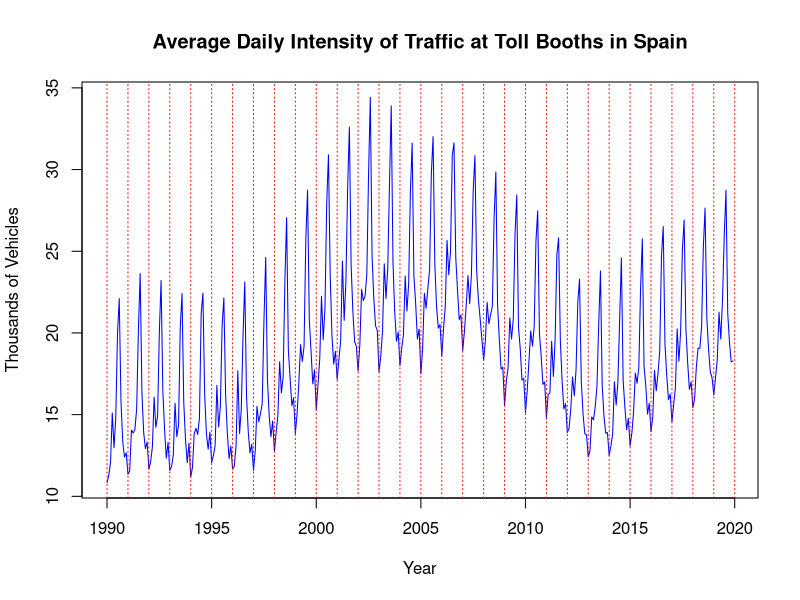
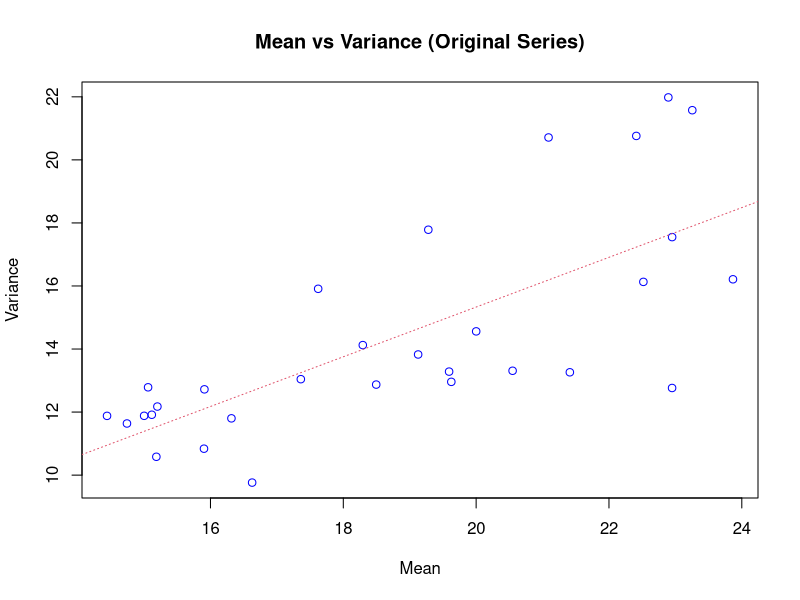

Write R code to recreate these figures, in order. (Note: this script raises an error after producing the figures.)
## ---- chunk 1
knitr::opts_chunk$set(echo = TRUE)
#install.packages("tseries")
#install.packages("forecast")  
library(tseries)
library(forecast)
## ---- chunk 2

# 1) Reading the data and initial plots

# Convert the data into a time series (freq=12 for monthly data, starting at 1990)
serie <- window(ts(read.table("peajes.dat"), start = 1990, freq = 12))

# Plot of the original series
plot(
  serie,
  main = "Average Daily Intensity of Traffic at Toll Booths in Spain",
  xlab = "Year",
  ylab = "Thousands of Vehicles",
  col = "blue"
)
abline(v = 1990:2020, lty = 3, col = "red")

## ---- chunk 3
# 2) Calculating mean and variance by year, and boxplots

# Mean and variance of the original series
m <- apply(matrix(serie, nr = 12), 2, mean)
v <- apply(matrix(serie, nr = 12), 2, var)

# Plot of mean vs variance for the original series
plot(
  m, v,
  main = "Mean vs Variance (Original Series)",
  xlab = "Mean",
  ylab = "Variance",
  col = "blue"
)
abline(lm(v ~ m), col = 2, lty = 3)

linear_model_ts <- lm(v ~ m)

# Mean and variance of the log-transformed series
m_log <- apply(matrix(log_serie, nr = 12), 2, mean)
v_log <- apply(matrix(log_serie, nr = 12), 2, var)

# Boxplots by year for the original series
boxplot(
  serie ~ floor(time(serie)),
  main = "Boxplot of the Original Series by Year",
  xlab = "Year",
  ylab = "Thousands of Vehicles",
  col = "lightblue"
)

## ---- chunk 4
# Log-transformed series
log_serie <- log(serie)

# Plot of the log-transformed series
plot(
  log_serie,
  main = "Log of the Average Daily Intensity of Traffic at Toll Booths in Spain",
  xlab = "Year",
  ylab = "Log(Thousands of Vehicles)",
  col = "darkgreen"
)
abline(v = 1990:2020, lty = 3, col = "red")

# Boxplots by year for the log-transformed series
boxplot(
  log_serie ~ floor(time(serie)),
  main = "Boxplot of the Log-Transformed Series by Year",
  xlab = "Year",
  ylab = "log(Thousands of Vehicles)",
  col = "orange"
)

# Plot of mean vs variance for the log-transformed series
plot(
  m_log, v_log,
  main = "Mean vs Variance (Log Series)",
  xlab = "Mean",
  ylab = "Variance",
  col = "darkgreen"
)
abline(lm(v_log ~ m_log), col = 2, lty = 3)

linear_model_log_ts <- lm(v_log ~ m_log)

## ---- chunk 5
# 3) Determination of the differencing order

# Apply ndiffs() and nsdiffs() to the original series
ndiffs_original  <- ndiffs(serie)
nsdiffs_original <- nsdiffs(serie)

cat("Suggested regular differencing (original):", ndiffs_original, "\n")
cat("Suggested seasonal differencing (original):", nsdiffs_original, "\n")

# Apply ndiffs() and nsdiffs() to the log-transformed series
ndiffs_log  <- ndiffs(log_serie)
nsdiffs_log <- nsdiffs(log_serie)

cat("Suggested regular differencing (log):", ndiffs_log, "\n")
cat("Suggested seasonal differencing (log):", nsdiffs_log, "\n")
## ---- chunk 6
# 4) Exploring seasonality and differencing

# Month plot of the original series (shows seasonal patterns by month)
monthplot(
  log_serie,
  main = "Monthplot of the Log-Transformed Original Series",
  ylab = "Thousands of Vehicles",
  col = "blue"
)

# Plot the series in a matrix form (each line is a month)
ts.plot(
  matrix(log_serie, nr = 12),
  main = "Yearly Seasonal Pattern (Log-Transformed)",
  xlab = "Time",
  ylab = "Thousands of Vehicles",
  col = rainbow(ncol(matrix(log_serie, nr = 12)))
)

# We apply diff with lag=12 to remove annual seasonality
d12_ln_serie <- diff(log_serie, lag = 12)

# Plot the differenced series
plot(
  d12_ln_serie,
  main = "Seasonally Differenced Series (lag = 12)",
  xlab = "Time",
  ylab = "Differenced Values",
  col = "purple"
)

# Month plot of the differenced series
monthplot(
  d12_ln_serie,
  main = "Monthplot of the Differenced Series (lag = 12)",
  ylab = "Differenced Values",
  col = "purple"
)

# Matrix plot of the differenced series
ts.plot(
  matrix(d12_ln_serie, nr = 12),
  main = "Yearly Seasonal Pattern (Differenced)",
  xlab = "Time",
  ylab = "Values (D12)",
  col = rainbow(ncol(matrix(log_serie, nr = 12)))
)

## ---- chunk 7
# Analyze whether the mean is constant in the seasonally differenced series (d12_ln_serie)

# 1. Plot the seasonally differenced series
plot(d12_ln_serie,
  main = "Seasonally differenced log-transformed series",
  xlab = "Time",
  ylab = "Seasonally differenced log",
  col = "blue",
  type = "l"
)
abline(h = 0, col = "red", lty = 2, lwd = 1.5)

# 2. First-order differencing of the seasonally differenced series
d1_d12_ln_serie <- diff(d12_ln_serie)

# Plot the first-order differenced series
plot(d1_d12_ln_serie,
  main = "First-order differenced seasonally differenced series",
  xlab = "Time",
  ylab = "First-order differenced log",
  col = "darkgreen",
  type = "l"
)
abline(h = 0, col = "red", lty = 2, lwd = 1.5)

# 3. Second-order differencing of the already differenced series
d1_d1_d12_ln_serie <- diff(d1_d12_ln_serie)

# Plot the second-order differenced series
plot(d1_d1_d12_ln_serie,
  main = "Second-order differenced series",
  xlab = "Time",
  ylab = "Second-order differenced log",
  col = "blue",
  type = "l"
)
abline(h = 0, col = "red", lty = 2, lwd = 1.5)

# 4. Calculate the variance of each series
var_d12_ln <- var(d12_ln_serie, na.rm = TRUE)
var_d1_d12_ln <- var(d1_d12_ln_serie, na.rm = TRUE)
var_d1_d1_d12_ln <- var(d1_d1_d12_ln_serie, na.rm = TRUE)

# Print the variances for comparison
cat("Variance of seasonally differenced series: ", var_d12_ln, "\n")
cat("Variance of first-order differenced series: ", var_d1_d12_ln, "\n")
cat("Variance of second-order differenced series: ", var_d1_d1_d12_ln, "\n")
## ---- chunk 8
# Boxplots by year for the original and differenced series

# Boxplot of the original series grouped by year
boxplot(
  serie ~ floor(time(log_serie)),
  main = "Boxplot of the Original Series by Year",
  xlab = "Year",
  ylab = "Thousands of Vehicles",
  col = "lightblue"
)

# Boxplot of the seasonally differenced series (lag=12) grouped by year

boxplot(
  na.omit(d12_ln_serie) ~ floor(time(na.omit(d12_ln_serie))),
  main = "Boxplot of the Differenced Series (lag=12) by Year",
  xlab = "Year",
  ylab = "Differenced Values",
  col = "lightgreen"
)

#  Stationarity tests using Augmented Dickey-Fuller (ADF) and KPSS tests

# Original series
adf_original <- adf.test(log_serie)
kpss_original <- kpss.test(log_serie)

# Differenced series seasonally (removing NAs)
adf_diff <- adf.test(na.omit(d12_ln_serie))
kpss_diff <- kpss.test(na.omit(d12_ln_serie))

# Differenced series (removing NAs)
adf_diff_first <- adf.test(na.omit(d1_d12_ln_serie))
kpss_diff_first <- kpss.test(na.omit(d1_d12_ln_serie))

# Display the results
print("adf test of the log dataset")
adf_original
print("kpss test of the log dataset")
kpss_original
print("adf test of the seasonaly differenced log dataset")
adf_diff
print("kpss test of the seasonaly differenced log dataset")
kpss_diff
print("adf test of the seasonaly differenced and first-order difference log dataset")
adf_diff_first
print("kpss test of the seasonaly differenced and first-order difference log dataset")
kpss_diff_first

## ---- chunk 9

# Boxplot of d1d12serie grouped by year

boxplot(
  na.omit(d1_d12_ln_serie) ~ floor(time(na.omit(d1_d12_ln_serie))),
  main = "Boxplot of the Differenced Series (lag=1, lag=12) by Year",
  xlab = "Year",
  ylab = "Differenced Values",
  col = "lightgreen"
)

#jo aquí diria que ens hem de quedar amb el d1d12serie perquè passa el adf test i dels qwue passen l'adf test és el que te la var. més baixa

## ---- chunk 10
# Plot ACF and PACF for the stationary series
par(mfrow = c(1, 2)) # Set up the plot layout
acf(d1_d12_ln_serie, main = "ACF of Stationary Series")
pacf(d1_d12_ln_serie, main = "PACF of Stationary Series")
par(mfrow = c(1, 1)) # Reset plot layout

#print all values 
print("ACF")
acf(d1_d12_ln_serie, plot = FALSE)
print("PACF")
pacf(d1_d12_ln_serie, plot = FALSE)

## ---- chunk 11
# Assuming 'd1d12serie' is already defined and is your stationary series

# Previous models from your colleague:
model1 <- arima(d1_d12_ln_serie, order = c(2, 0, 0))
model2 <- arima(d1_d12_ln_serie, order = c(0, 0, 4))
model3 <- arima(d1_d12_ln_serie, order = c(2, 0, 4))

# Additional models you might consider:
model4 <- arima(d1_d12_ln_serie, order = c(1, 0, 1))  # AR(1), MA(1)
model5 <- arima(d1_d12_ln_serie, order = c(2, 0, 1))  # AR(2), MA(1)
model6 <- arima(d1_d12_ln_serie, order = c(1, 0, 2))  # AR(1), MA(2)



# Compare AIC and BIC values for all models
aic_values <- c(
  AIC(model1), AIC(model2), AIC(model3),
  AIC(model4), AIC(model5), AIC(model6)
)

bic_values <- c(
  BIC(model1), BIC(model2), BIC(model3),
  BIC(model4), BIC(model5), BIC(model6)
)

comparison <- data.frame(
  model = c("ARIMA(2,0,0)", "ARIMA(0,0,4)", "ARIMA(2,0,4)",
            "ARIMA(1,0,1)", "ARIMA(2,0,1)", "ARIMA(1,0,2)"),
  AIC = aic_values,
  BIC = bic_values
)

print(comparison)


## ---- chunk 12
# ----- ESTIMATION OF THE IDENTIFIED MODEL (ARIMA(2,0,4)) -----

# Fit the ARIMA(2,0,4) model to the differenced series
cat("Best model")
best_model <- arima(d1_d12_ln_serie, order = c(2, 0, 4))

# Display a summary of the fitted model
summary(best_model)


cat("Second best model")
second_best_model <- arima(d1_d12_ln_serie, order = c(1, 0, 1))

# Display a summary of the fitted model
summary(second_best_model)





## ---- chunk 13
#################Validation#################################
validation=function(model){
  s=frequency(get(model$series))
  resid=model$residuals
  par(mfrow=c(2,2),mar=c(3,3,3,3))
  #Residuals plot
  plot(resid,main="Residuals")
  abline(h=0)
  abline(h=c(-3*sd(resid),3*sd(resid)),lty=3,col=4)
  #Square Root of absolute values of residuals (Homocedasticity)
  scatter.smooth(sqrt(abs(resid)),main="Square Root of Absolute residuals",
                 lpars=list(col=2))
  
  #Normal plot of residuals
  qqnorm(resid)
  qqline(resid,col=2,lwd=2)
  
  ##Histogram of residuals with normal curve
  hist(resid,breaks=20,freq=FALSE)
  curve(dnorm(x,mean=mean(resid),sd=sd(resid)),col=2,add=T)
  
  
  #ACF & PACF of residuals
  par(mfrow=c(1,2))
  acf(resid,ylim=c(-1,1),lag.max=60,col=c(2,rep(1,s-1)),lwd=1)
  pacf(resid,ylim=c(-1,1),lag.max=60,col=c(rep(1,s-1),2),lwd=1)
  par(mfrow=c(1,1))
  
  #Ljung-Box p-values
  par(mar=c(2,2,1,1))
  tsdiag(model,gof.lag=7*s)
  cat("\n--------------------------------------------------------------------\n")
  print(model)
  
  #Stationary and Invertible
  cat("\nModul of AR Characteristic polynomial Roots: ", 
      Mod(polyroot(c(1,-model$model$phi))),"\n")
  cat("\nModul of MA Characteristic polynomial Roots: ",
      Mod(polyroot(c(1,model$model$theta))),"\n")
  
  suppressMessages(require(forecast,quietly=TRUE,warn.conflicts=FALSE))
  plot(model)
  
  #Model expressed as an MA infinity (psi-weights)
  psis=ARMAtoMA(ar=model$model$phi,ma=model$model$theta,lag.max=36)
  names(psis)=paste("psi",1:36)
  cat("\nPsi-weights (MA(inf))\n")
  cat("\n--------------------\n")
  print(psis[1:24])
  
  #Model expressed as an AR infinity (pi-weights)
  pis=-ARMAtoMA(ar=-model$model$theta,ma=-model$model$phi,lag.max=36)
  names(pis)=paste("pi",1:36)
  cat("\nPi-weights (AR(inf))\n")
  cat("\n--------------------\n")
  print(pis[1:24])
   
  cat("\nDescriptive Statistics for the Residuals\n")
  cat("\n----------------------------------------\n") 
  
  suppressMessages(require(fBasics,quietly=TRUE,warn.conflicts=FALSE))
  ##Anderson-Darling test
  print(basicStats(resid))
  
  ## Add here complementary tests (use with caution!)
  ##---------------------------------------------------------
  cat("\nNormality Tests\n")
  cat("\n--------------------\n")
 
  ##Shapiro-Wilks Normality test
  print(shapiro.test(resid))

  suppressMessages(require(nortest,quietly=TRUE,warn.conflicts=FALSE))
  ##Anderson-Darling test
  print(ad.test(resid))
  
  suppressMessages(require(tseries,quietly=TRUE,warn.conflicts=FALSE))
  ##Jarque-Bera test
  print(jarque.bera.test(resid))
  
  cat("\nHomoscedasticity Test\n")
  cat("\n--------------------\n")
  suppressMessages(require(lmtest,quietly=TRUE,warn.conflicts=FALSE))
  ##Breusch-Pagan test
  obs=get(model$series)
  print(bptest(resid~I(obs-resid)))
  
  cat("\nIndependence Tests\n")
  cat("\n--------------------\n")
  
  ##Durbin-Watson test
  print(dwtest(resid~I(1:length(resid))))
  
  ##Ljung-Box test
  cat("\nLjung-Box test\n")
  print(t(apply(matrix(c(1:4,(1:4)*s)),1,function(el) {
    te=Box.test(resid,type="Ljung-Box",lag=el)
    c(lag=(te$parameter),statistic=te$statistic[[1]],p.value=te$p.value)})))
  
}
################# Fi Validation #################################
## ---- chunk 14
validation(best_model)


## ---- chunk 15
validation(second_best_model)
## ---- chunk 16
# Make a prediction using the best model
pred <- predict(best_model, n.ahead = 12)
pr <- ts(c(tail(d1_d12_ln_serie, 1), pred$pred), start = end(d1_d12_ln_serie), freq = 12)
se <- ts(c(0, pred$se), start = end(d1_d12_ln_serie), freq = 12)

# Intervals
tl <- ts(exp(pr - 1.96 * se), start = end(d1_d12_ln_serie), freq = 12)
tu <- ts(exp(pr + 1.96 * se), start = end(d1_d12_ln_serie), freq = 12)
pr <- ts(exp(pr), start = end(d1_d12_ln_serie), freq = 12)

# Plot the prediction
ts.plot(serie, tl, tu, pr, lty = c(1, 2, 2, 1), col = c(1, 4, 4, 2), xlim = end(d1_d12_ln_serie)[1] + c(-2, +2), type = "o", main = paste("Model ARIMA(", paste(c(2, 0, 4), collapse = ","), ")", sep = ""))
abline(v = (end(d1_d12_ln_serie)[1] - 2):(end(d1_d12_ln_serie)[1] + 2), lty = 3, col = 4)
